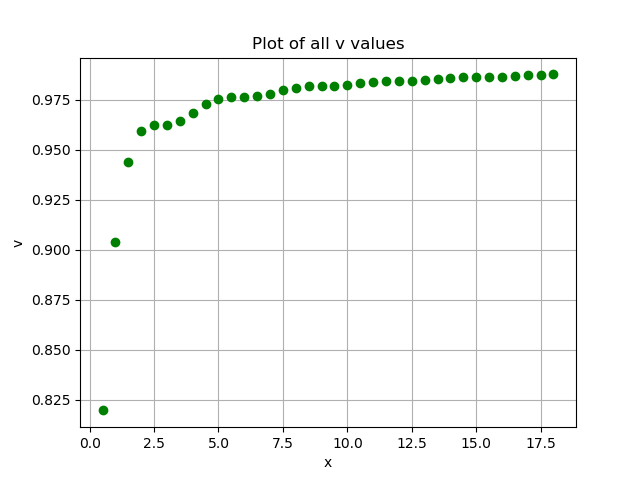

This chart was generated by the following Python code:
import numpy
import matplotlib.pyplot as plt
import math
import scipy.special as spe
from pylab import *

def bessel(t, v):
	j = (sqrt(2/(math.pi)*t))*(numpy.cos(t-v*(math.pi)/2-(math.pi)/4))
	return j	

x = linspace(0,20,41)

w = list()
v = list()
d = []

y = linspace(0.5,18,36)

for k in y:
    z = numpy.arange(k,20.5,0.5)
    l = len(z)
    P = numpy.zeros((l,2))
    P[:,0] = numpy.cos(z)/(numpy.sqrt(z))
    P[:,1] = numpy.sin(z)/(numpy.sqrt(z))
    b = spe.jv(1,z)
    c = lstsq(P,b,rcond=-1)[0]
    A = c[0]
    B = c[1]
    p = (A/(numpy.sqrt(A**2+B**2)))
    f = numpy.arccos(p)
    w.append(f)
    v = (f - (math.pi)/4)*(2/(math.pi))
    d.append(v)

print(v)

plt.figure(2)
plt.plot(y,d,'go')
plt.xlabel('x')
plt.ylabel('v')
plt.title('Plot of all v values')
plt.grid(True)
plt.show()
